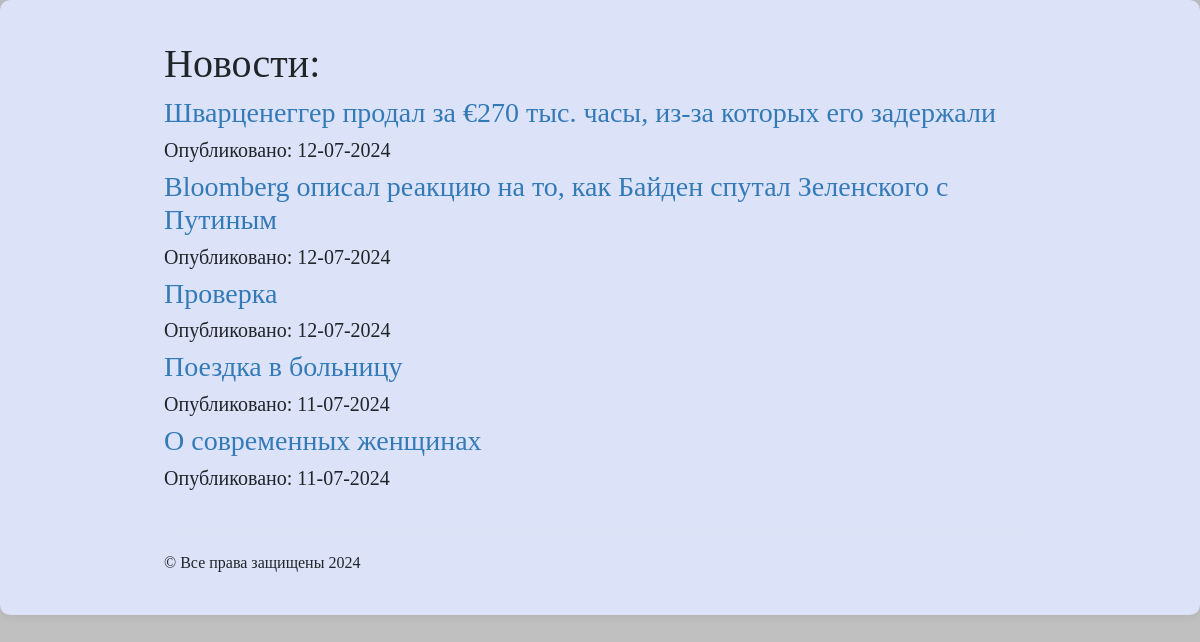
/news_app/, run on an earlier commit of the app's database.
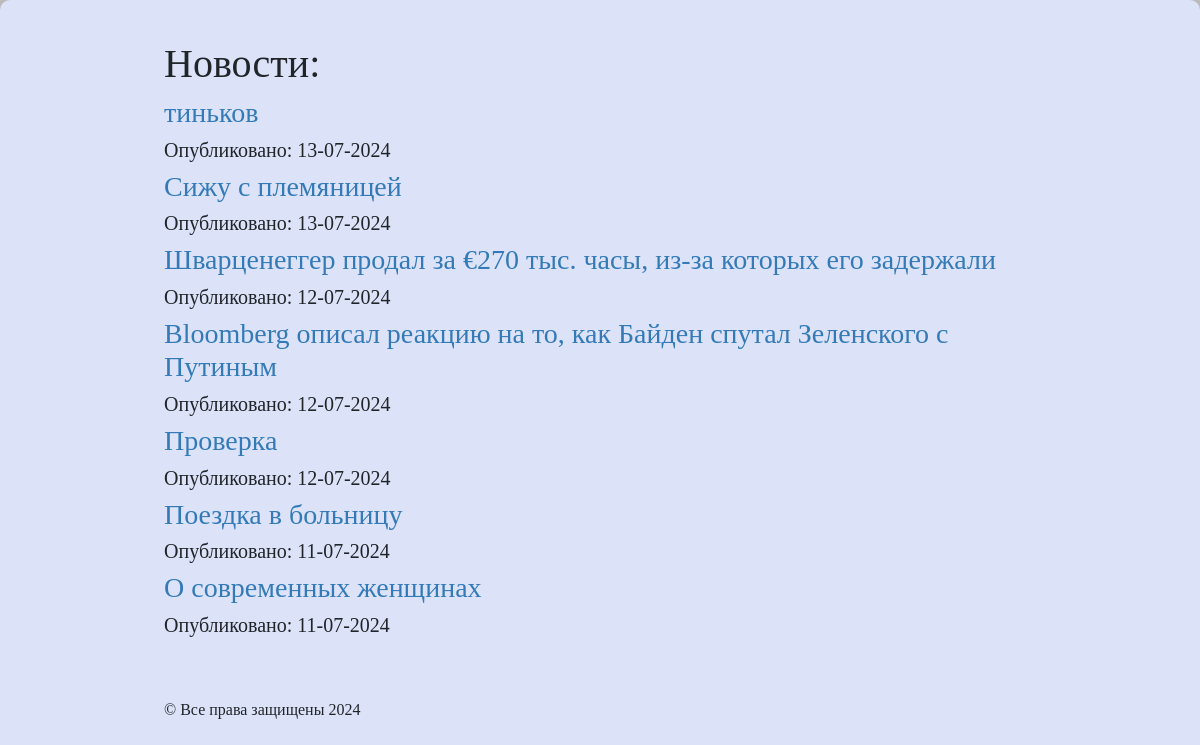
And on a later commit of the database.
### news_app/models.py (models this page shows, shortened)
class Articles(models.Model):
    title = models.CharField(max_length=120)
    post = models.TextField()
    date = models.DateTimeField()
    image = models.ImageField( blank=True, null=True)

### templates/about_new.html (shortened to what this page needs)
<!DOCTYPE html>
<html lang="ru">
<head>
    {%load static%}
    <link rel="stylesheet" href="{%static 'css/bootstrap.min.css'%}" type="text/css">
</head>
<body style="background: silver">
<div class="jumbotron">
    <div class="container">
        <h1>Новости:</h1>
        {%for post in object_list%}
        <a href="/about_new/{{post.id}}"><h3>{{post.title}}</h3></a>
        <h5>Опубликовано: {{post.date|date:"d-m-Y"}}</h5>
        {%endfor%}
    </div>
    <div class="container">
        <hr>
        &copy; Все права защищены 2024
    </div>
</body>
</html>

What changed in the data, as far as the page shows it:
added Articles: title "тиньков", date "13-07-2024"
added Articles: title "Сижу с племяницей", date "13-07-2024"
